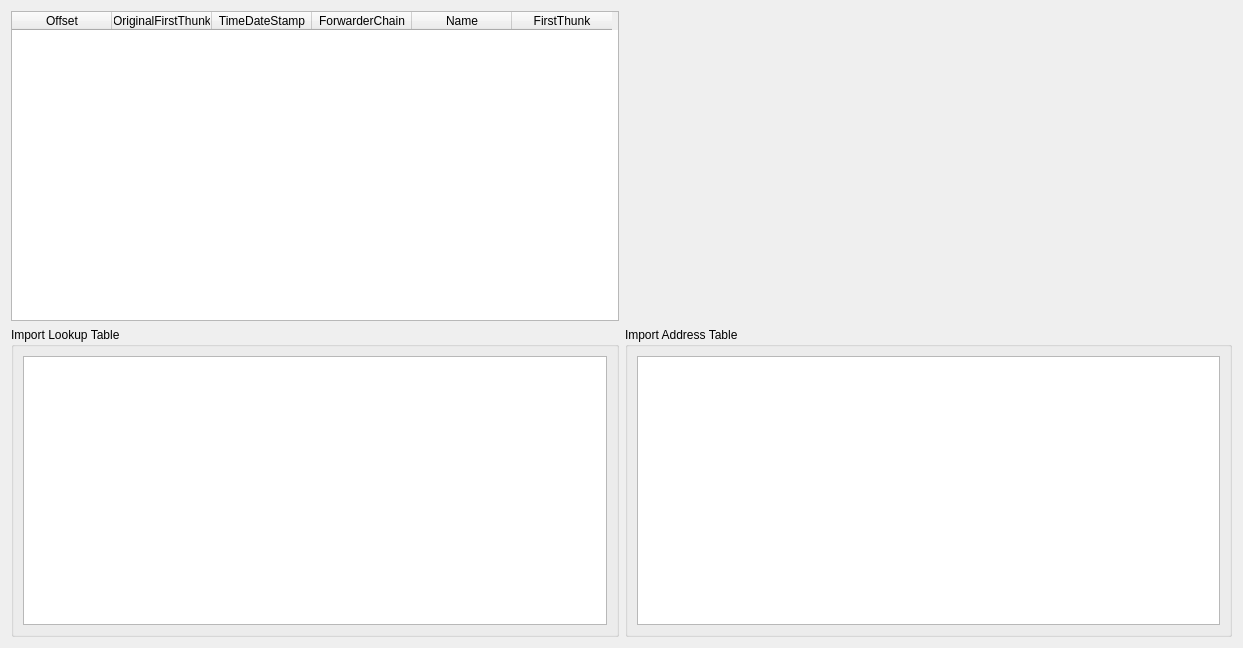
<?xml version="1.0" encoding="UTF-8"?>
<ui version="4.0">
 <class>FormImportTable</class>
 <widget class="QWidget" name="FormImportTable">
  <property name="geometry">
   <rect>
    <x>0</x>
    <y>0</y>
    <width>1243</width>
    <height>648</height>
   </rect>
  </property>
  <property name="windowTitle">
   <string>Form</string>
  </property>
  <layout class="QGridLayout" name="gridLayout_3">
   <item row="0" column="0">
    <widget class="QTableWidget" name="tableWidget">
     <column>
      <property name="text">
       <string>Offset</string>
      </property>
     </column>
     <column>
      <property name="text">
       <string>OriginalFirstThunk</string>
      </property>
     </column>
     <column>
      <property name="text">
       <string>TimeDateStamp</string>
      </property>
     </column>
     <column>
      <property name="text">
       <string>ForwarderChain</string>
      </property>
     </column>
     <column>
      <property name="text">
       <string>Name</string>
      </property>
     </column>
     <column>
      <property name="text">
       <string>FirstThunk</string>
      </property>
     </column>
    </widget>
   </item>
   <item row="1" column="0">
    <widget class="QGroupBox" name="groupBox">
     <property name="title">
      <string>Import Lookup Table</string>
     </property>
     <layout class="QGridLayout" name="gridLayout">
      <item row="0" column="0">
       <widget class="QTableView" name="tableView_INT"/>
      </item>
     </layout>
    </widget>
   </item>
   <item row="1" column="1">
    <widget class="QGroupBox" name="groupBox_2">
     <property name="title">
      <string>Import Address Table</string>
     </property>
     <layout class="QGridLayout" name="gridLayout_2">
      <item row="1" column="0">
       <widget class="QTableView" name="tableView_IAT"/>
      </item>
     </layout>
    </widget>
   </item>
  </layout>
 </widget>
 <resources/>
 <connections/>
</ui>
